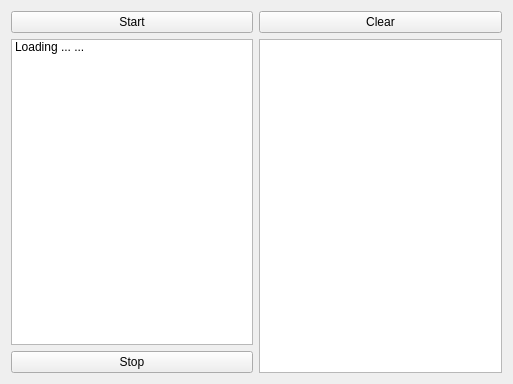
<?xml version="1.0" encoding="UTF-8"?>
<ui version="4.0">
 <class>MyScanner</class>
 <widget class="QWidget" name="MyScanner">
  <property name="geometry">
   <rect>
    <x>0</x>
    <y>0</y>
    <width>513</width>
    <height>384</height>
   </rect>
  </property>
  <property name="windowTitle">
   <string>MyScanner</string>
  </property>
  <layout class="QGridLayout" name="gridLayout_2">
   <item row="0" column="0">
    <layout class="QHBoxLayout" name="horizontalLayout">
     <item>
      <layout class="QVBoxLayout" name="verticalLayout">
       <item>
        <widget class="QPushButton" name="pushButton_start">
         <property name="text">
          <string>Start</string>
         </property>
        </widget>
       </item>
       <item>
        <widget class="QListWidget" name="listWidget">
         <item>
          <property name="text">
           <string>Loading ... ...</string>
          </property>
         </item>
        </widget>
       </item>
       <item>
        <widget class="QPushButton" name="pushButton_stop">
         <property name="text">
          <string>Stop</string>
         </property>
        </widget>
       </item>
      </layout>
     </item>
     <item>
      <layout class="QGridLayout" name="gridLayout">
       <item row="0" column="0">
        <widget class="QPushButton" name="pushButton">
         <property name="text">
          <string>Clear</string>
         </property>
        </widget>
       </item>
       <item row="1" column="0">
        <widget class="QTextEdit" name="textEdit"/>
       </item>
      </layout>
     </item>
    </layout>
   </item>
  </layout>
 </widget>
 <layoutdefault spacing="6" margin="11"/>
 <resources/>
 <connections/>
</ui>
